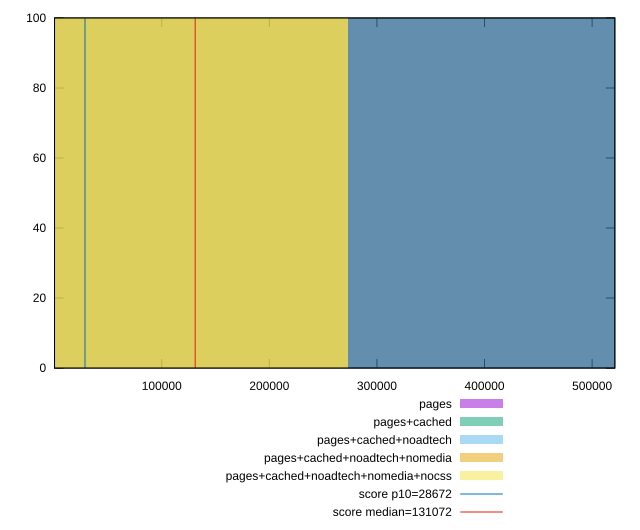

Write the gnuplot code that produced this figure.
reset

$pages <<EOF
545681.2488664733 100
EOF

$pagesCached <<EOF
545681.2488664733 100
EOF

$pagesCachedNoadtech <<EOF
0 100
EOF

$pagesCachedNoadtechNomedia <<EOF
0 100
EOF

$pagesCachedNoadtechNomediaNocss <<EOF
0 100
EOF

set key outside below
set boxwidth 545681.2488664733
set xrange [366:521095.04237993486]
set yrange [0:100]
set trange [0:100]
set style fill transparent solid 0.5 noborder

set parametric
set terminal svg size 640, 530 enhanced background rgb 'white'
set output "report_00012_2021-02-09T11:01:39.952Z/uses-long-cache-ttl/comparison/histogram/all_raw.svg"

plot $pages title "pages" with boxes, \
     $pagesCached title "pages+cached" with boxes, \
     $pagesCachedNoadtech title "pages+cached+noadtech" with boxes, \
     $pagesCachedNoadtechNomedia title "pages+cached+noadtech+nomedia" with boxes, \
     $pagesCachedNoadtechNomediaNocss title "pages+cached+noadtech+nomedia+nocss" with boxes, \
     28672,t title "score p10=28672", \
     131072,t title "score median=131072"

reset
